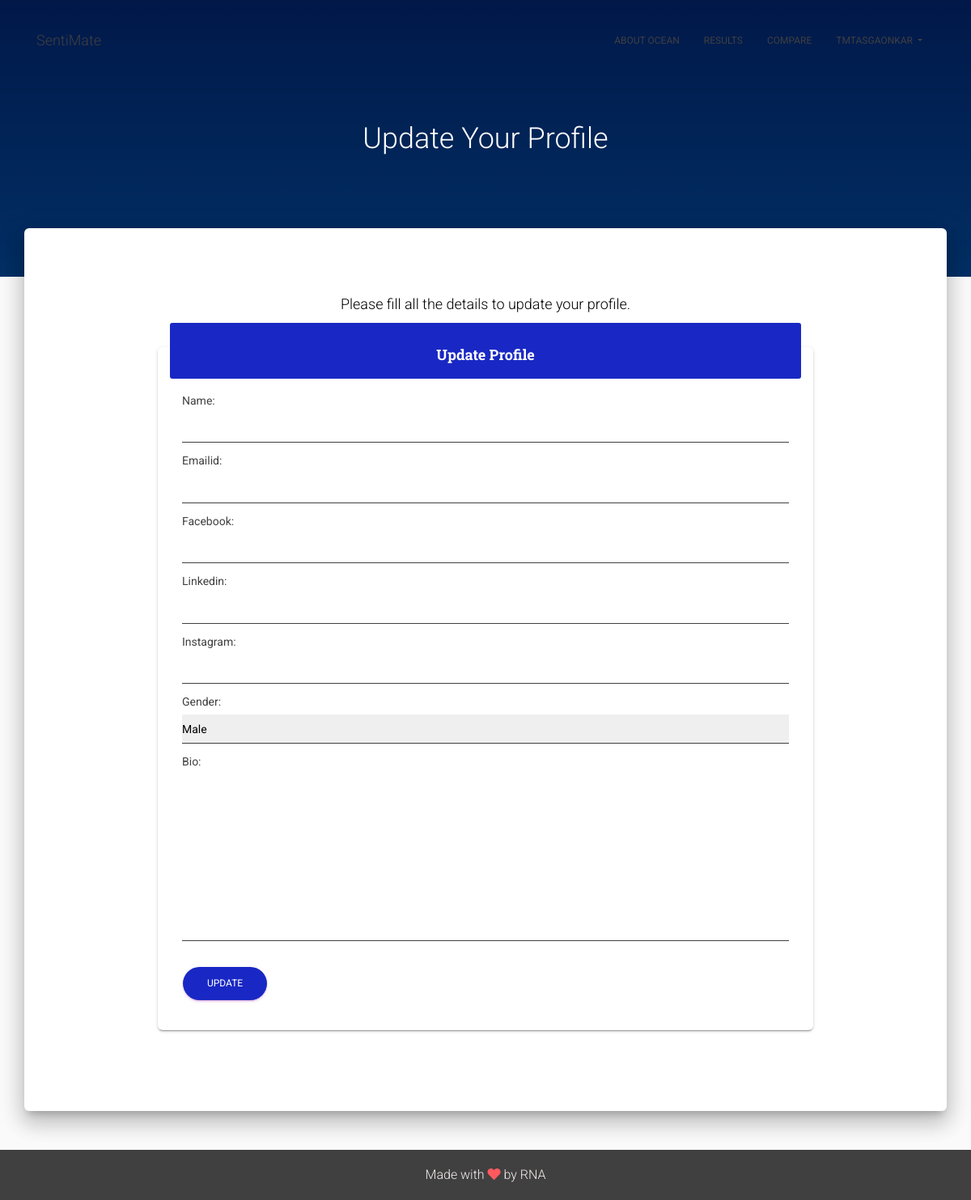
Before: /profile (signed in) with the older database file.
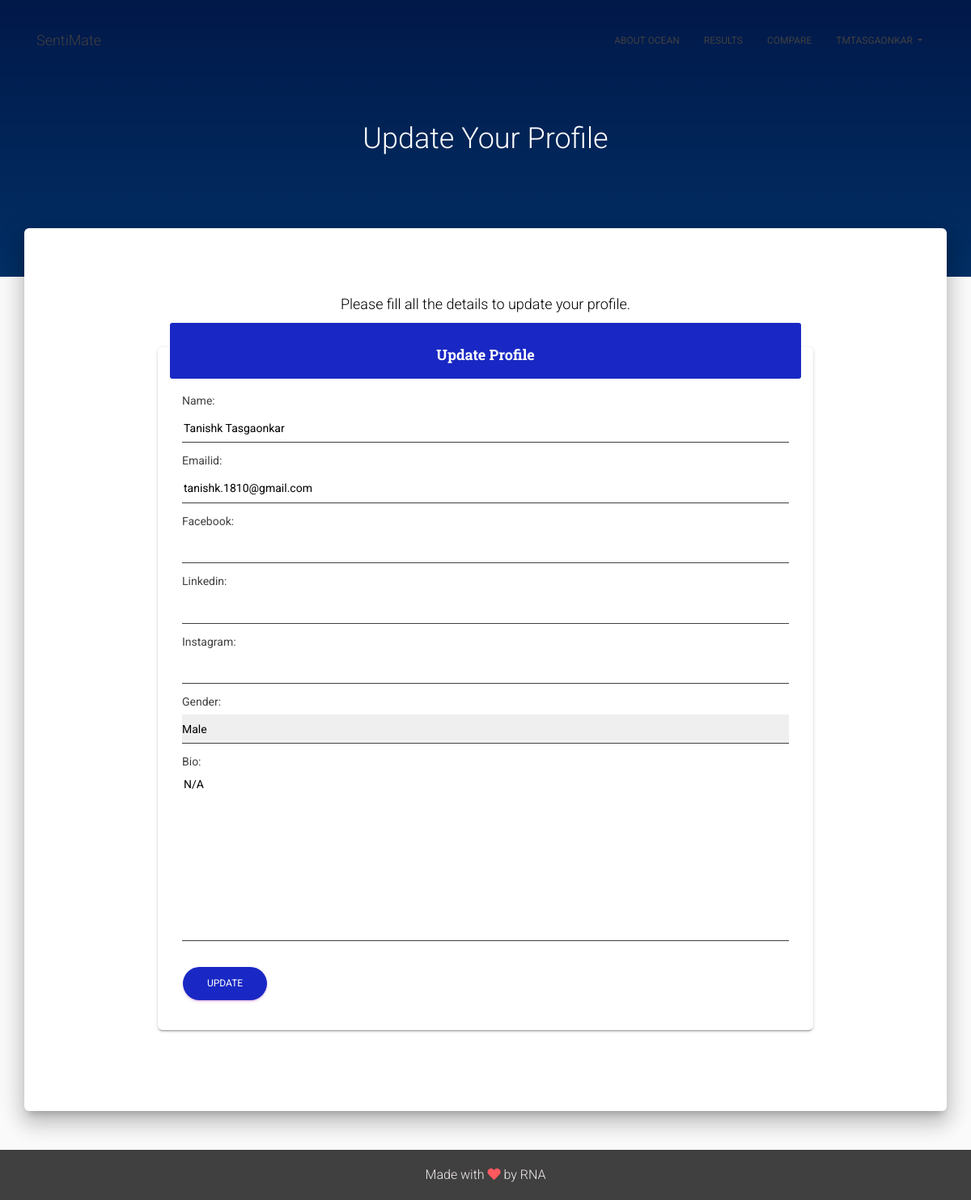
After: the same page with the newer database file.
### SentiMate/models.py (models this page shows, shortened)
class Profile(models.Model):
    Male = 'M'
    Female = 'F'
    RatherNotSay = 'O'
    GENDER_CHOICES = ((Male, 'Male'),(Female, 'Female'),(RatherNotSay,'Rather Not Say'),)
    user = models.OneToOneField(User,on_delete=models.CASCADE)
    name = models.CharField(max_length=50, blank=False)
    emailid = models.EmailField(blank=False)
    facebook = models.URLField(blank=True)
    linkedin = models.URLField(blank=True)
    instagram = models.URLField(blank=True)
    gender = models.CharField(max_length = 20, choices = GENDER_CHOICES, default = Male)
    bio = models.TextField(max_length=250, blank=False)

### SentiMate/views.py (the view)
# urls.py: path('profile',views.profile, name='profile'),
@login_required
def profile(request):
    user = request.user.username
    if request.method == 'POST':
        form = ProfileUpdateForm(request.POST, instance=request.user.profile)
        if form.is_valid():
            form.save()
            messages.success(request, f'Information updated successfully!')
            return redirect('tests')
    else:
        form = ProfileUpdateForm(instance=request.user.profile)
    context = {'user' : user, 'form' : form}
    return render(request, 'profile.html', context)

### SentiMate/forms.py
class ProfileUpdateForm(forms.ModelForm):
	class Meta:
		model = Profile
		fields = ['name', 'emailid', 'facebook', 'linkedin', 'instagram', 'gender', 'bio']

### SentiMate/templates/profile.html (shortened to what this page needs)
{% load static %}
<!DOCTYPE html>
<html lang="en">
<head>
  <link rel="stylesheet" href="https://maxcdn.bootstrapcdn.com/font-awesome/latest/css/font-awesome.min.css">
  <link href="https://use.fontawesome.com/releases/v5.0.6/css/all.css" rel="stylesheet">
  <link href="{% static 'css/master.css' %}" rel="stylesheet" />
  <link href="{% static 'css/material-kit.css' %}" rel="stylesheet" />
</head>
<body class="login-page sidebar-collapse">
  <nav class="navbar navbar-transparent navbar-color-on-scroll fixed-top navbar-expand-lg" color-on-scroll="100" id="sectionsNav">
    <div class="container">
      <div class="navbar-translate">
        <a class="navbar-brand" href="{% url 'home' %}">SentiMate</a>
      </div>
      <div class="collapse navbar-collapse">
        <ul class="navbar-nav ml-auto">
          <li class="nav-item">
            <a class="nav-link" href="">
              About OCEAN
            </a>
          </li>
          <li class="nav-item">
            <a class="nav-link" href="">
              Results
            </a>
          </li>
          <li class="nav-item">
            <a class="nav-link" href="">
              Compare
            </a>
          </li>
          <li class="dropdown nav-item">
            <a href="#" class="dropdown-toggle nav-link" data-toggle="dropdown">
              {{ user }}
            </a>
          </li>
        </ul>
      </div>
    </div>
  </nav>
  <div class="page-header header-filter" id="bg" data-parallax="true" style="background-image: url('{% static "img/VeryBlue.jpg" %}')">
    <div class="container">
      <div class="row my-5 py-6">
        <div class="col-md-8 ml-auto mr-auto">
          <div class="brand text-center my-5 py-6">
            <p class="h2 py-5">Update Your Profile</p>
          </div>
        </div>
      </div>
    </div>
  </div>
  <div class="main main-raised mb-5">
    <div class="container">
      <div class="section text-center">
        <p class="h4">Please fill all the details to update your profile.</p>
        <div class="container">
            <div class="col-md-9 mx-auto">
              <div class="row">
                <div class="card" style="text-align:left">
                    <div class="card-header card-header-blue text-center">
                      <h4 class="card-title">Update Profile</h4>
                    </div>
                    <div class="card-body">
                      <form method="POST">
                        <fieldset class="form-group">
                          {{ form.as_p }}
                        </fieldset>
                        <div class="form-group">
                          <button class="btn btn-primary btn-round btn-blue" type="submit">Update</button>
                        </div>
                      </form>
                    </div>
                </div>
            </div>
          </div>
      </div>
    </div>
  </div>
  </div>
  <footer class="container-fluid">
    <div class="row mx-auto">
    <div class="py-1" style="color: #f5eded;" > Made with <i class="fas fa-heart" style="color: #ff595e;"></i> by RNA</div>
    </div>
  </footer>
</body>
</html>

### SentiMate/static/css/master.css (style rules this page uses)
:root { --white: #fafafa; --blue: #1928c4; --coral: #ff595e; --yellow: #ffca3a; --green: #8ac926; --voilet: #6a4c93; --dark-gray:#404040 }
#bg { height: 100%; }
body { background-color: var(--white) !important; }
label { font-size: 0.875rem !important; color: var(--dark-gray) !important; }
input, select, option, textarea { height: 36px !important; border-radius: 0; font-size: 14px !important; outline: 0; border-width: 0 0 1.5px !important; border-color: var(--dark-gray) !important; width: 100%; display: block !important; }
.nav-item { color: var(--dark-gray) !important; }
.navbar-brand { color: var(--dark-gray) !important; }
.btn-blue { background-color: var(--blue) !important; }
.card-header-blue { background: var(--blue) !important; }
footer { background-color: var(--dark-gray) !important; padding: 0; }
.helptext, li { font-family: "Roboto", "Helvetica", "Arial", sans-serif; font-size: 0.8rem; font-weight: 200; line-height: 1.5; color: #212529; text-align: left; }

Changed rows visible on the page:
now on this page (row edited): Profile: name "Tanishk Tasgaonkar", emailid "tanishk.1810@gmail.com", gender "Male", bio "N/A"
Other visible differences:
form field gender: "Male" → (not shown)
